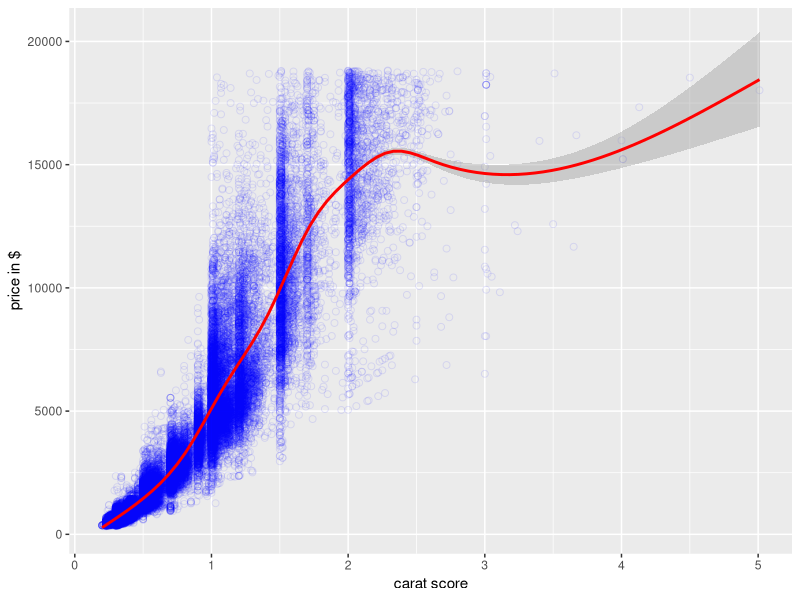
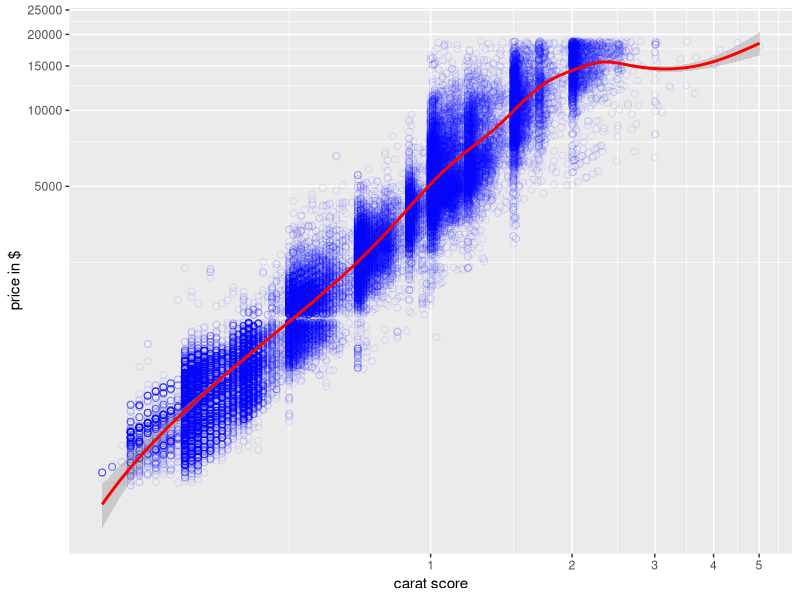
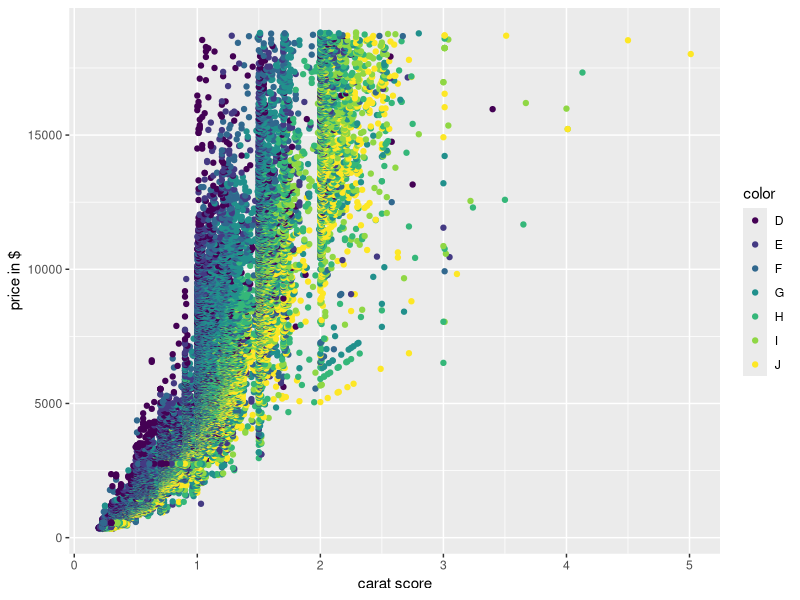
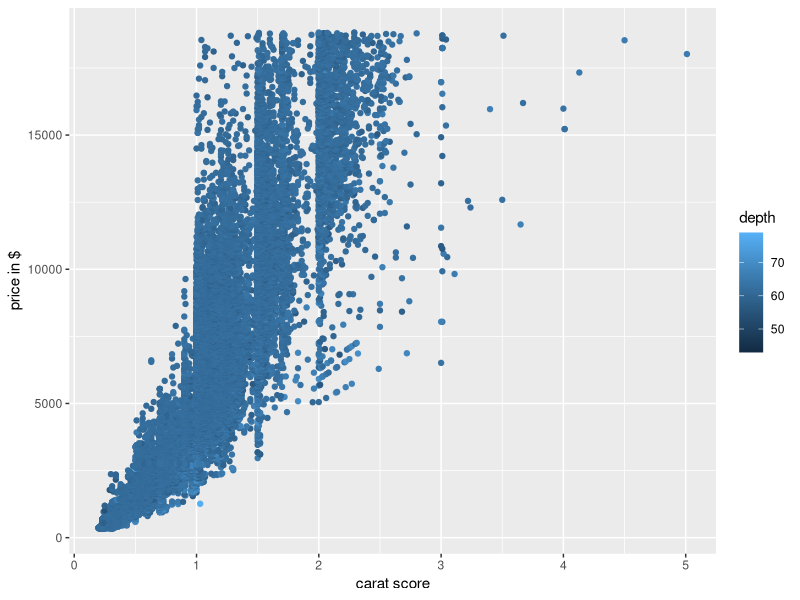
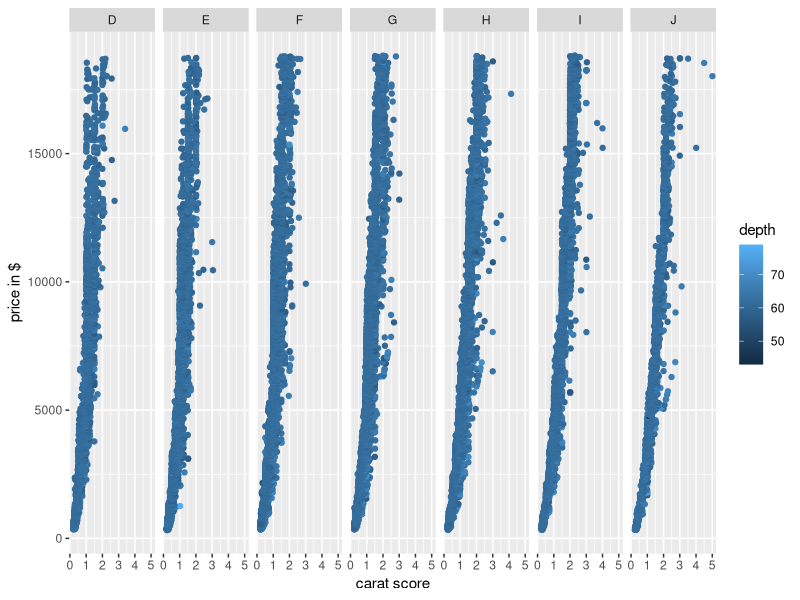
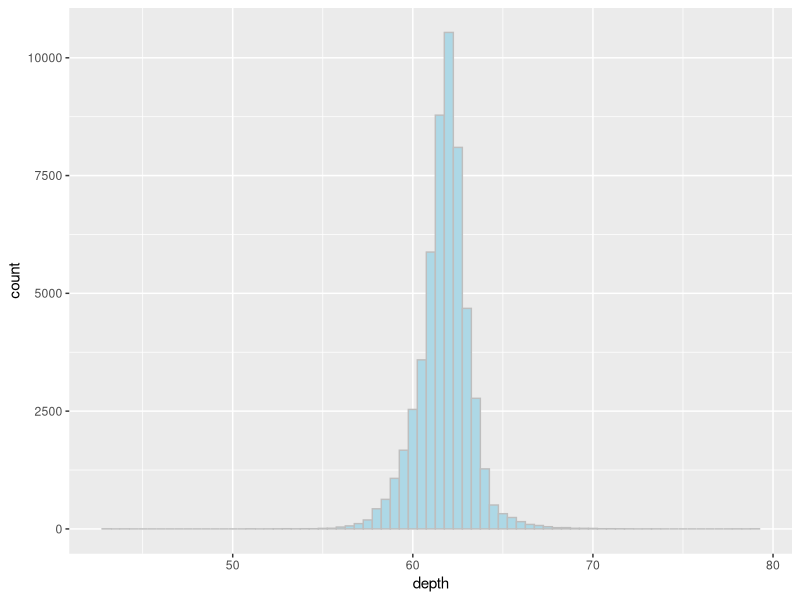
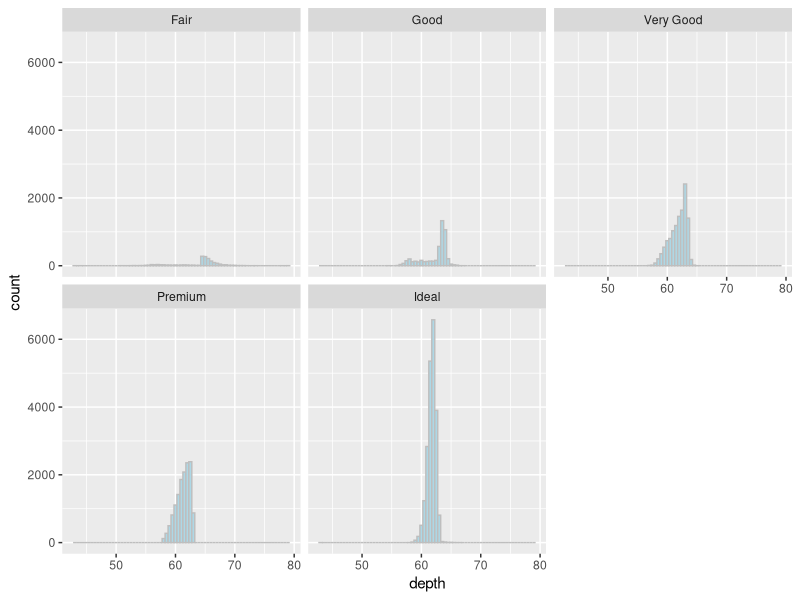
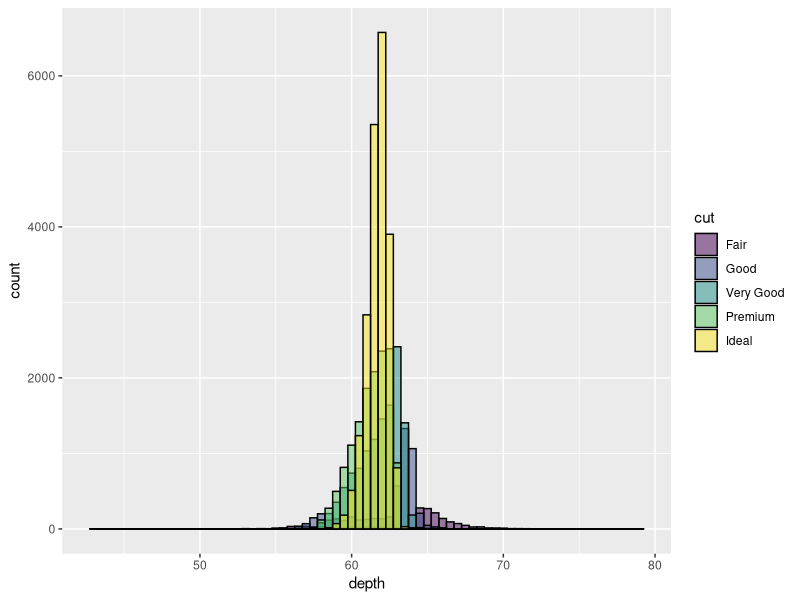

The R script that drew these images, in order:
## ---- chunk 1
# Custom options for knitting
knitr::opts_chunk$set(
  message = FALSE,
  warning = FALSE,
  error = FALSE, 
  collapse = TRUE,
  comment = "#",
  fig.height = 5,
  fig.width = 5,
  fig.align = "center",
  cache = FALSE
) 
## ---- chunk 2
#install.packages('ggplot2')
library(ggplot2)
data(diamonds)
head(diamonds)
## ---- chunk 3
ggplot(diamonds,aes(y=price,x=carat)) + 
                geom_point(col='blue',alpha=.1,shape=1,size=2) + 
                labs(y='price in $', x='carat score') + 
                geom_smooth(col='red')
## ---- chunk 4
ggplot(diamonds,aes(y=price,x=carat)) + 
                geom_point(col='blue',alpha=.1,shape=1,size=2) + 
                labs(y='price in $', x='carat score') + 
                coord_trans(x='log10' , y='log10') +
                geom_smooth(col='red')
## ---- chunk 5
ggplot(diamonds,aes(y=price,x=carat,col=color)) + 
                geom_point() + 
                labs(y='price in $', x='carat score')
## ---- chunk 6
ggplot(diamonds,aes(y=price,x=carat,col=depth)) + 
                geom_point() + 
                labs(y='price in $', x='carat score')
## ---- chunk 7
ggplot(diamonds,aes(y=price,x=carat,col=depth)) + 
                geom_point() + 
                facet_grid(~color) +
                labs(y='price in $', x='carat score')
## ---- chunk 8
ggplot(diamonds,aes(depth)) + geom_histogram(col='grey',fill='lightblue',binwidth = .5)
## ---- chunk 9
ggplot(diamonds,aes(depth)) + geom_histogram(col='grey',fill='lightblue',binwidth = .5) +
                            facet_wrap(~cut)
## ---- chunk 10
ggplot(diamonds,aes(depth,fill=cut)) + geom_histogram(binwidth = .5,col='black',position='identity',alpha=.5)
## ---- chunk 11
ggplot(diamonds,aes(y=price)) + geom_boxplot()
## ---- chunk 12
length(unique(diamonds$cut))
ggplot(diamonds,aes(y=price,x=cut)) + geom_boxplot(col='darkgrey',fill='lightblue')
